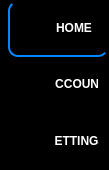
        <widget class="QFrame" name="left_side_menu">
         <property name="maximumSize">
          <size>
           <width>50</width>
           <height>16777215</height>
          </size>
         </property>
         <property name="styleSheet">
          <string notr="true">QFrame{
	background-color: #000;
}
QPushButton{
	padding: 20px 10px;
	border: none;
	border-left: 2px solid transparent;
	border-bottom: 2px solid transparent;
	border-radius: 10px;
	background-color: #000;
	color: #fff
}
QPushButton:Hover
{
		background-color: rgb(0, 92, 157);
}</string>
         </property>
         <property name="frameShape">
          <enum>QFrame::NoFrame</enum>
         </property>
         <property name="frameShadow">
          <enum>QFrame::Raised</enum>
         </property>
         <layout class="QVBoxLayout" name="verticalLayout_2">
          <property name="spacing">
           <number>0</number>
          </property>
          <property name="leftMargin">
           <number>7</number>
          </property>
          <property name="topMargin">
           <number>0</number>
          </property>
          <property name="rightMargin">
           <number>0</number>
          </property>
          <property name="bottomMargin">
           <number>0</number>
          </property>
          <item>
           <widget class="QFrame" name="left_menu_top_buttons">
            <property name="maximumSize">
             <size>
              <width>16777215</width>
              <height>16777215</height>
             </size>
            </property>
            <property name="frameShape">
             <enum>QFrame::StyledPanel</enum>
            </property>
            <property name="frameShadow">
             <enum>QFrame::Raised</enum>
            </property>
            <layout class="QFormLayout" name="formLayout">
             <property name="horizontalSpacing">
              <number>0</number>
             </property>
             <property name="verticalSpacing">
              <number>0</number>
             </property>
             <property name="leftMargin">
              <number>0</number>
             </property>
             <property name="topMargin">
              <number>0</number>
             </property>
             <property name="rightMargin">
              <number>0</number>
             </property>
             <property name="bottomMargin">
              <number>0</number>
             </property>
             <item row="1" column="0" colspan="2">
              <widget class="QPushButton" name="account_button">
               <property name="minimumSize">
                <size>
                 <width>100</width>
                 <height>0</height>
                </size>
               </property>
               <property name="maximumSize">
                <size>
                 <width>16777215</width>
                 <height>16777215</height>
                </size>
               </property>
               <property name="font">
                <font>
                 <weight>75</weight>
                 <bold>true</bold>
                </font>
               </property>
               <property name="styleSheet">
                <string notr="true">background-image: url(:/icons/resources/icons/cil-user.png);
background-repeat: none;
padding-left: 45px;
background-position: center left;
</string>
               </property>
               <property name="text">
                <string>ACCOUNT</string>
               </property>
              </widget>
             </item>
             <item row="0" column="0" colspan="2">
              <widget class="QPushButton" name="home_button">
               <property name="minimumSize">
                <size>
                 <width>100</width>
                 <height>0</height>
                </size>
               </property>
               <property name="maximumSize">
                <size>
                 <width>16777215</width>
                 <height>16777215</height>
                </size>
               </property>
               <property name="font">
                <font>
                 <weight>75</weight>
                 <bold>true</bold>
                </font>
               </property>
               <property name="styleSheet">
                <string notr="true">background-image: url(:/icons/resources/icons/cil-home.png);
background-repeat: none;
padding-left: 40px;
background-position: center left;
border-left: 2px solid rgb(0, 136, 255);
border-bottom: 2px solid rgb(0, 136, 255);</string>
               </property>
               <property name="text">
                <string>HOME</string>
               </property>
              </widget>
             </item>
            </layout>
           </widget>
          </item>
          <item>
           <widget class="QPushButton" name="setting_button">
            <property name="minimumSize">
             <size>
              <width>100</width>
              <height>0</height>
             </size>
            </property>
            <property name="maximumSize">
             <size>
              <width>16777215</width>
              <height>16777215</height>
             </size>
            </property>
            <property name="font">
             <font>
              <weight>75</weight>
              <bold>true</bold>
             </font>
            </property>
            <property name="styleSheet">
             <string notr="true">background-image: url(:/icons/resources/icons/cil-settings.png);
background-repeat: none;
padding-left: 45px;
background-position: center left;</string>
            </property>
            <property name="text">
             <string>SETTINGS</string>
            </property>
           </widget>
          </item>
         </layout>
        </widget>
